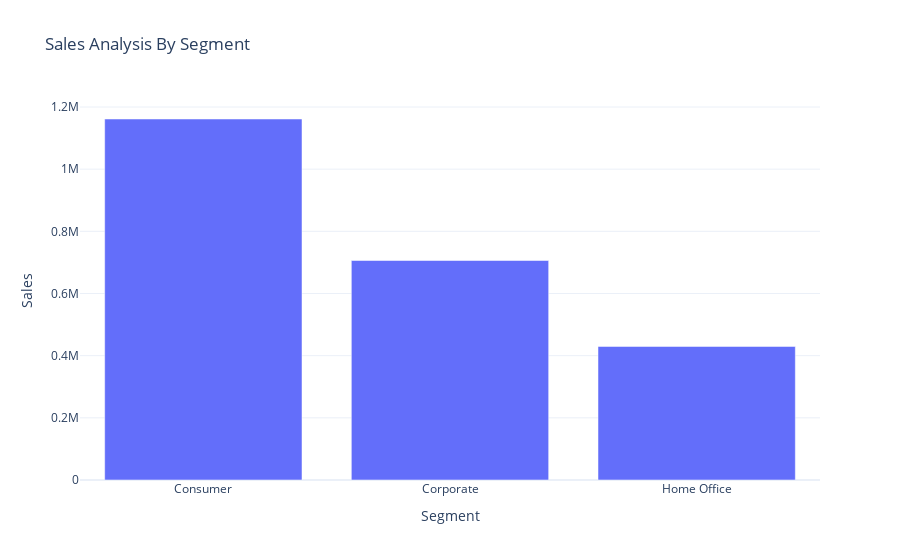

Notebook source saved alongside this figure:
### Code cell
fig = px.bar(sales_by_cust,
            x = "Segment",
            y = "Sales",
            title = "Sales Analysis By Segment")
fig.show()

### Figure 1 — Plotly figure (JSON) as saved in the notebook; plotly's stock layout.template omitted (floating-point values rounded to 4 significant figures)
{"data": [{"alignmentgroup": "True", "hovertemplate": "Segment=%{x}<br>Sales=%{y}<extra></extra>", "legendgroup": "", "marker": {"color": "#636efa", "pattern": {"shape": ""}}, "name": "", "offsetgroup": "", "orientation": "v", "showlegend": false, "textposition": "auto", "type": "bar", "x": ["Consumer", "Corporate", "Home Office"], "xaxis": "x", "y": [1161000.0, 706100.0, 429700.0], "yaxis": "y"}], "layout": {"autosize": true, "barmode": "relative", "legend": {"tracegroupgap": 0}, "title": {"text": "Sales Analysis By Segment"}, "xaxis": {"anchor": "y", "autorange": true, "domain": [0, 1], "range": [-0.5, 2.5], "title": {"text": "Segment"}, "type": "category"}, "yaxis": {"anchor": "x", "autorange": true, "domain": [0, 1], "range": [0, 1223000.0], "title": {"text": "Sales"}, "type": "linear"}}}
